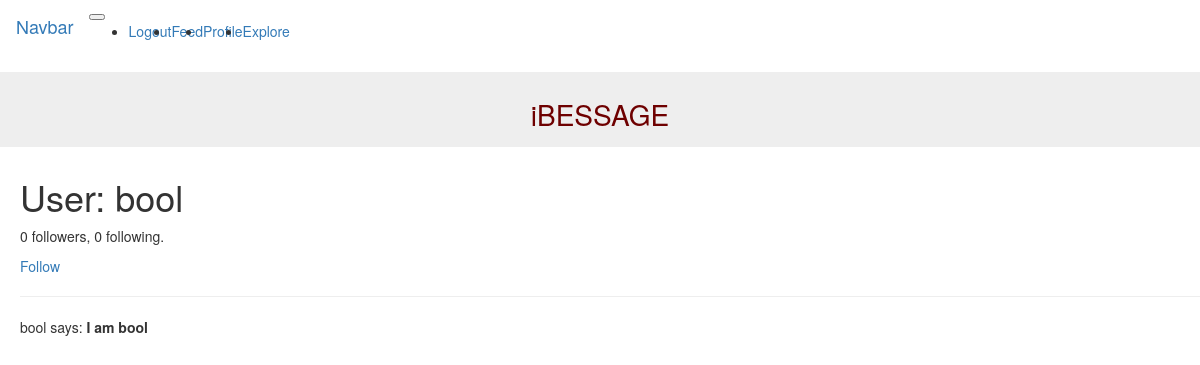
The app's page /user/bool (signed in) with its own data.
### app/models.py (models this page shows, shortened)
class User(UserMixin, db.Model):
    id = db.Column(db.Integer, primary_key=True)
    username = db.Column(db.String(64), index=True, unique=True)
    email = db.Column(db.String(120), index=True, unique=True)
    password_hash = db.Column(db.String(128))
    posts = db.relationship('Post', backref='author', lazy='dynamic')
    followed = db.relationship(
        'User', secondary=followers,
        primaryjoin=(followers.c.follower_id == id),
        secondaryjoin=(followers.c.followed_id == id),
        backref=db.backref('followers', lazy='dynamic'), lazy='dynamic')
    def is_following(self, user):
        return self.followed.filter(
            followers.c.followed_id == user.id).count() > 0

class Post(db.Model):
    id = db.Column(db.Integer, primary_key=True)
    body = db.Column(db.String(140))
    timestamp = db.Column(db.DateTime, index=True, default=datetime.utcnow)
    user_id = db.Column(db.Integer, db.ForeignKey('user.id'))

### app/routes.py (the view)
@app.route('/user/<username>')
@login_required
def user(username):
    user = User.query.filter_by(username=username).first_or_404()
    posts = user.posts.order_by(Post.timestamp.desc())
    return render_template('user.html', user=user, posts=posts)

### app/models.py (called while the page is built)
@login.user_loader
def load_user(id):
    return User.query.get(int(id))

### app/templates/user.html (shortened to what this page needs)
{% extends "base.html" %}
{% block appcontent %}
    <h1>User: {{ user.username }}</h1>
    <p>{{ user.followers.count() }} followers, {{ user.followed.count() }} following.</p>
    {% if user == current_user %}
    <p><a href="{{ url_for('edit_profile') }}">Edit your profile</a></p>
    {% elif not current_user.is_following(user) %}
    <p><a href="{{ url_for('follow', username=user.username) }}">Follow</a></p>
    {% else %}
    <p><a href="{{ url_for('unfollow', username=user.username) }}">Unfollow</a></p>
    {% endif %}
    <hr>
    {% for post in posts %}
    <p>
    {{ post.author.username }} says: <b>{{ post.body }}</b>
    </p>
    {% endfor %}
{% endblock %}

### records on screen
User: username "bool"
Post: author.username "bool", body "I am bool"

### other values on screen
{{ user.followers.count() }} "0"
{{ user.followed.count() }} "0"
